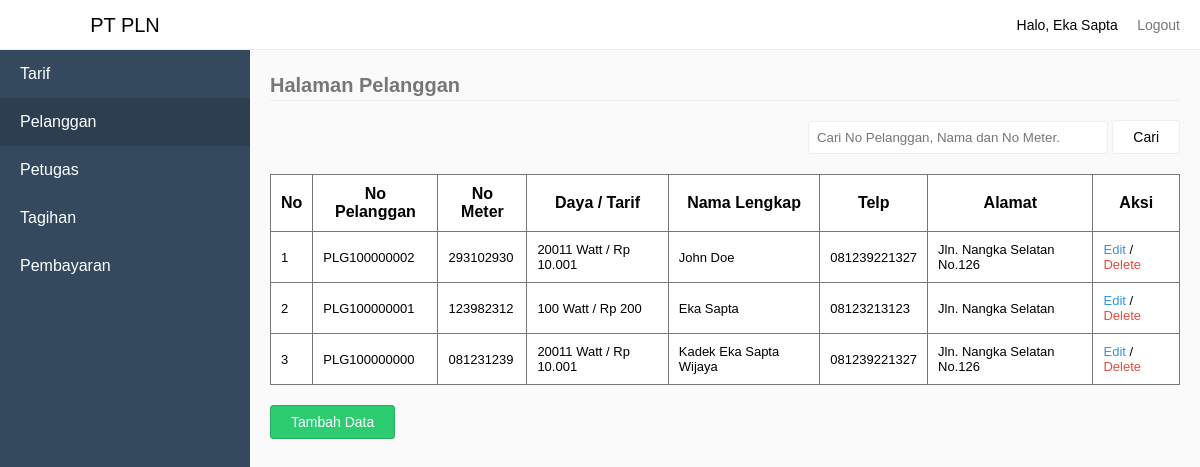
Page /index.php?pages=pelanggan (signed in) on the committed database.
### tables this page shows
CREATE TABLE `tb_pelanggan` (
  `KodePelanggan` int(11) NOT NULL,
  `NoPelanggan` varchar(100) NOT NULL,
  `NoMeter` varchar(100) NOT NULL,
  `KodeTarif` int(11) NOT NULL,
  `NamaLengkap` varchar(100) NOT NULL,
  `Telp` varchar(16) NOT NULL,
  `Alamat` varchar(255) NOT NULL
);

CREATE TABLE `tb_tarif` (
  `KodeTarif` int(11) NOT NULL,
  `Daya` varchar(50) NOT NULL,
  `TarifPerKwh` double(10,0) NOT NULL,
  `Beban` double(10,0) NOT NULL
);

### sources/pelanggan.php (the view, shortened to what this page needs)
<?php
	require_once "sources/maintemplate/header.php";
	if(isset($_GET['q'])) {
		$q = mysqli_real_escape_string($connect, $_GET['q']);
		$selectPlg = mysqli_query($connect, "SELECT * FROM tb_pelanggan INNER JOIN tb_tarif USING(KodeTarif) WHERE NoPelanggan LIKE '%$q%' OR NamaLengkap LIKE '%$q%' OR NoMeter LIKE '%$q%' ORDER BY KodePelanggan DESC");
	} else {
		$selectPlg = mysqli_query($connect, "SELECT * FROM tb_pelanggan INNER JOIN tb_tarif USING(KodeTarif) ORDER BY KodePelanggan DESC");
	}
?>
<form action="index.php" method="GET">
	<div class="pull-right" style="margin-bottom:20px;margin-top:50px;">
		<input type="text" name="q" class="input" placeholder="Cari No Pelanggan, Nama dan No Meter." style="width:300px;" <?php echo isset($_GET['q']) ? "value='".$_GET['q']."'": ''; ?>>
		<button type="submit" class="btn btn-default">Cari</button>
	</div>
</form>
<legend>Halaman Pelanggan</legend>
<?php
	if(mysqli_num_rows($selectPlg) > 0) {
?>
<table style="border-collapse: collapse;margin-top:20px;" border="1">
	<tr>
		<th>No</th>
		<th>No Pelanggan</th>
		<th>No Meter</th>
		<th>Daya / Tarif</th>
		<th>Nama Lengkap</th>
		<th>Telp</th>
		<th>Alamat</th>
		<th>Aksi</th>
	</tr>
	<?php
		$No = 1;
		while($row = mysqli_fetch_assoc($selectPlg)) {
			$msg = "Apakah anda yakin ingin menghapus pelanggan dengan Nomor Pelanggan ".$row['NoPelanggan'];
	?>
	<tr>
		<td><?php echo $No; ?></td>
		<td><?php echo $row['NoPelanggan']; ?></td>
		<td><?php echo $row['NoMeter']; ?></td>
		<td><?php echo $row['Daya']." Watt / Rp ".number_format($row['TarifPerKwh'], 0, '', '.'); ?></td>
		<td><?php echo $row['NamaLengkap']; ?></td>
		<td><?php echo $row['Telp']; ?></td>
		<td><?php echo $row['Alamat']; ?></td>
		<td><a href="index.php?pages=editpelanggan&NoPelanggan=<?php echo $row['NoPelanggan']; ?>">Edit</a> / <a href="index.php?process=deletepelanggan&NoPelanggan=<?php echo $row['NoPelanggan']; ?>" onclick="return deleteAlert('<?php echo $msg; ?>')">Delete</a></td>
	</tr>
	<?php
			$No++;
		}
	?>
</table>
<a href="index.php?pages=inputpelanggan" class="button-group">
	<button type="button" class="btn btn-success">Tambah Data</button>
</a>
<?php
	} else {
		if(isset($_GET['q'])) {
			echo "<div style='margin-top:80px;text-align:center;'>Pencarian dengan kata kunci '".$_GET['q']."' tidak ditemukan.<div>";
		} else {
			echo "Data Tarif Tidak ada";
		}
	}
	require_once "sources/maintemplate/footer.php";

### sources/maintemplate/header.php (shortened to what this page needs)
<!DOCTYPE html>
<html>
<head>
	<link rel="stylesheet" type="text/css" href="assets/style.css">
</head>
<body>
	<div class="navbar">
		<div class="pull-right">
			<li class="loggedAs">Halo, <?php echo $data['NamaLengkap']; ?></li>
			<li><a href="index.php?process=logout">Logout</a></li>
		</div>
	</div>
	<div class="sidebar">
		<li class="brand">
			<?php
				if($data['Level'] == "Pelanggan") {
					echo '<a href="index.php?pages=home-pelanggan">PT PLN</a>';
				} else if($data['Level'] == "Petugas") {
					echo '<a href="index.php?pages=home-petugas">PT PLN</a>';
				} else {
					echo '<a href="index.php?pages=home-admin">PT PLN</a>';
				}
			?>
		</li>
		<?php
			if($data['Level'] == "Pelanggan" || $data['Level'] == "Petugas") {
		?>
		<li><a href="index.php?pages=tagihan" <?php echo $_GET['pages'] == "tagihan" ? 'class="active"': ''; ?>>Tagihan</a></li>
		<li><a href="index.php?pages=pembayaran" <?php echo $_GET['pages'] == "pembayaran" ? 'class="active"': ''; ?>>Pembayaran</a></li>
		<?php
			} else {
		?>
		<li><a href="index.php?pages=tarif" <?php echo $_GET['pages'] == "tarif" ? 'class="active"': ''; ?>>Tarif</a></li>
		<li><a href="index.php?pages=pelanggan" <?php echo $_GET['pages'] == "pelanggan" ? 'class="active"': ''; ?>>Pelanggan</a></li>
		<li><a href="index.php?pages=petugas" <?php echo $_GET['pages'] == "petugas" ? 'class="active"': ''; ?>>Petugas</a></li>
		<li><a href="index.php?pages=tagihan" <?php echo $_GET['pages'] == "tagihan" ? 'class="active"': ''; ?>>Tagihan</a></li>
		<li><a href="index.php?pages=pembayaran" <?php echo $_GET['pages'] == "pembayaran" ? 'class="active"': ''; ?>>Pembayaran</a></li>
		<?php
			}
		?>
	</div>
	<div class="content">

### assets/style.css (style rules this page uses)
* { padding:0; margin:0; box-sizing: border-box; font-family: sans-serif; }
legend { border-bottom: 1px solid #eee; line-height: 30px; margin-bottom: 20px; font-size: 20px; font-weight: bold; color: #777; }
body { background-color: #fafafa; }
li { list-style: none; }
table { border-collapse: collapse; border: 1px solid #777; width:100%; background-color: #fff; margin-bottom: 20px; }
table td { font-size: 13px; }
table tr > td:last-child a { text-decoration: none; }
table tr > td:last-child a:last-child { color: #E74C3C; }
table tr > td:last-child a:first-child { color: #3498DB; }
table td, th { border: 1px solid #777; padding: 10px; }
.navbar { height: 50px; background-color: #fff; border-bottom: 1px solid #eee; line-height: 50px; padding:0 20px; position: fixed; width:100%; top:0; z-index: 1; }
.navbar li { display: inline-block; }
.navbar .loggedAs { font-size: 14px; display: inline-block; }
.navbar li > a { padding-left:15px; text-decoration: none; color: #777; font-size: 14px; }
.pull-right { float:right; }
.sidebar { background-color: #34495E; width:250px; height:100%; position: fixed; top:0; left:0; z-index:2; }
.sidebar .brand { height:50px; background-color: #fff; border-bottom: 1px solid #eee; line-height: 20px; text-align: center; font-size: 20px; }
.sidebar .brand a { padding: 15px 20px; display: block; color: #000; text-decoration: none; }
.sidebar li:not(.brand) > a { padding: 15px 20px; display: block; color: #fff; text-decoration: none; }
.sidebar li:not(.brand) > a:hover, .sidebar li:not(.brand) > a.active { padding: 15px 20px; display: block; color: #fff; text-decoration: none; background-color: #2C3E50; }
div.content { margin-left:270px; margin-top: 70px; margin-right:20px; }
.input { padding: 8px; border: 1px solid #eee; border-radius: 3px; }
.btn { background-color: #fff; border: 1px solid #eee; padding: 8px 20px; border-radius:3px; cursor: pointer; font-size: 14px; }
.btn-default { background-color: #fff; }
.btn-success { background-color: #2ECC71; border: 1px solid #27AE60; color: #fff; }
.button-group { text-decoration: none; }

### rows in the picture
tb_pelanggan: NoPelanggan "PLG100000002", NoMeter "293102930", KodeTarif.Daya "20011", KodeTarif.TarifPerKwh "10.001", NamaLengkap "John Doe", Telp "081239221327", Alamat "Jln. Nangka Selatan No.126"
tb_pelanggan: NoPelanggan "PLG100000001", NoMeter "123982312", KodeTarif.Daya "100", KodeTarif.TarifPerKwh "200", NamaLengkap "Eka Sapta", Telp "08123213123", Alamat "Jln. Nangka Selatan"
tb_pelanggan: NoPelanggan "PLG100000000", NoMeter "081231239", KodeTarif.Daya "20011", KodeTarif.TarifPerKwh "10.001", NamaLengkap "Kadek Eka Sapta Wijaya", Telp "081239221327", Alamat "Jln. Nangka Selatan No.126"

### other values in the picture
$data['NamaLengkap'] "Eka Sapta"
